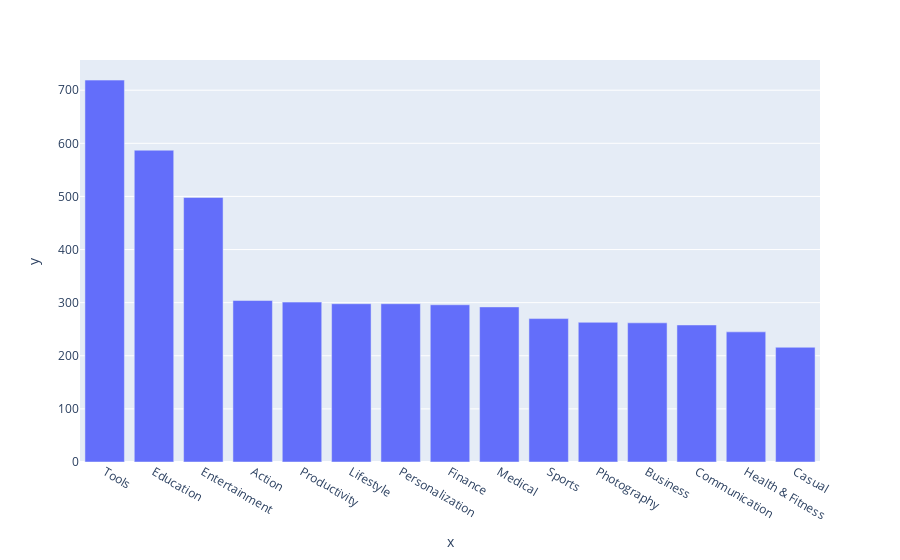

Here is the notebook cell this chart was saved with:
### Markdown cell above
**Challenge**: Can you create this chart with the Series containing the genre data? 

<img src=https://imgur.com/DbcoQli.png width=400>

Try experimenting with the built in colour scales in Plotly. You can find a full list [here](https://plotly.com/python/builtin-colorscales/). 

* Find a way to set the colour scale using the color_continuous_scale parameter. 
* Find a way to make the color axis disappear by using coloraxis_showscale.

### Code cell
genre_bar = px.bar(x=num_genres.index[:15],
                   y=num_genres.values[:15])

genre_bar.show()

### Figure 1 — Plotly figure (JSON) as saved in the notebook; plotly's stock layout.template omitted (floating-point values rounded to 4 significant figures)
{"data": [{"alignmentgroup": "True", "hovertemplate": "x=%{x}<br>y=%{y}<extra></extra>", "legendgroup": "", "marker": {"color": "#636efa", "pattern": {"shape": ""}}, "name": "", "offsetgroup": "", "orientation": "v", "showlegend": false, "textposition": "auto", "type": "bar", "x": ["Tools", "Education", "Entertainment", "Action", "Productivity", "Lifestyle", "Personalization", "Finance", "Medical", "Sports", "Photography", "Business", "Communication", "Health & Fitness", "Casual"], "xaxis": "x", "y": [719, 587, 498, 304, 301, 298, 298, 296, 292, 270, 263, 262, 258, 245, 216], "yaxis": "y"}], "layout": {"barmode": "relative", "legend": {"tracegroupgap": 0}, "margin": {"t": 60}, "xaxis": {"anchor": "y", "domain": [0, 1], "title": {"text": "x"}}, "yaxis": {"anchor": "x", "domain": [0, 1], "title": {"text": "y"}}}}
